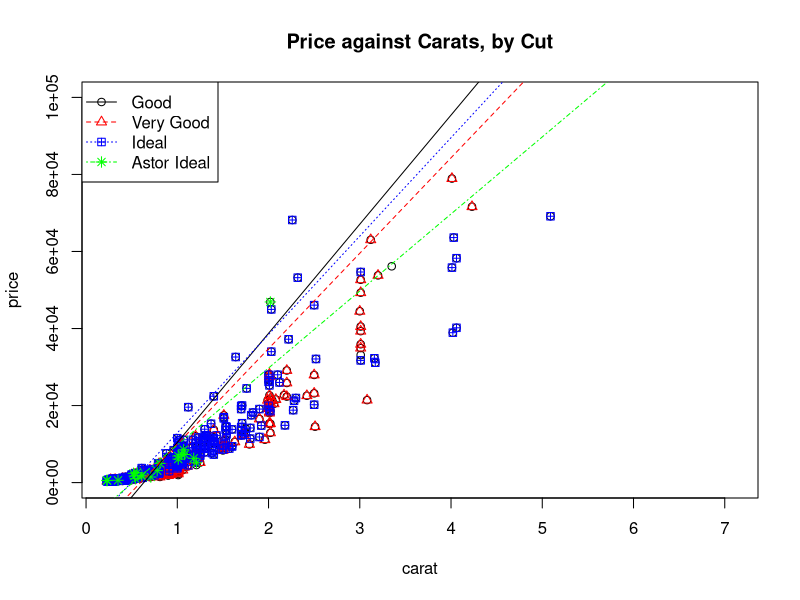
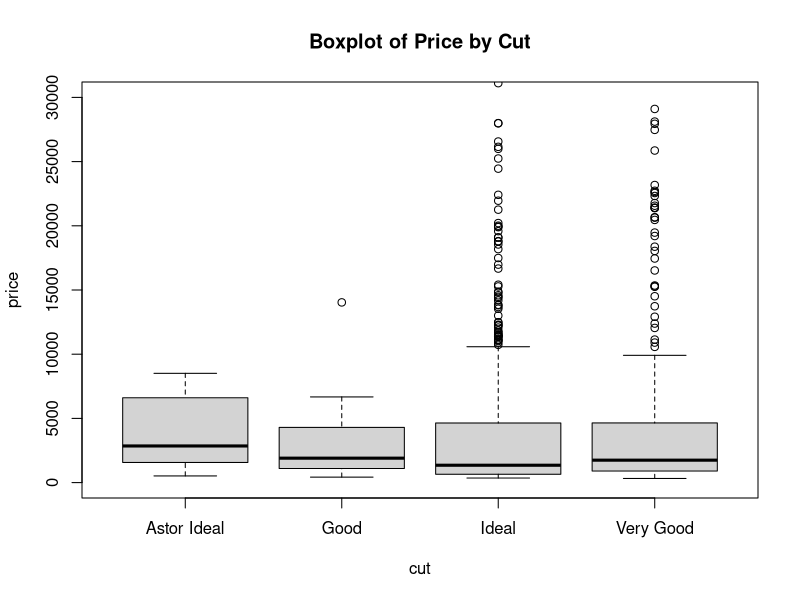
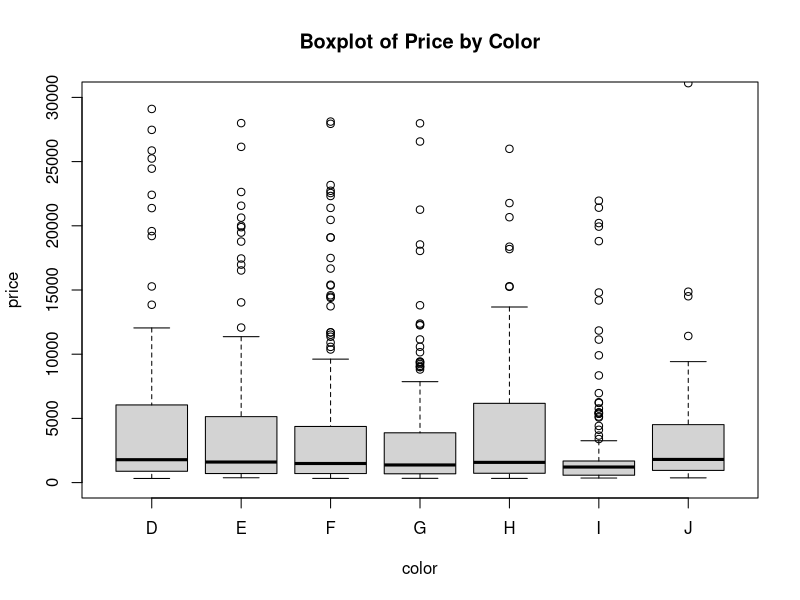
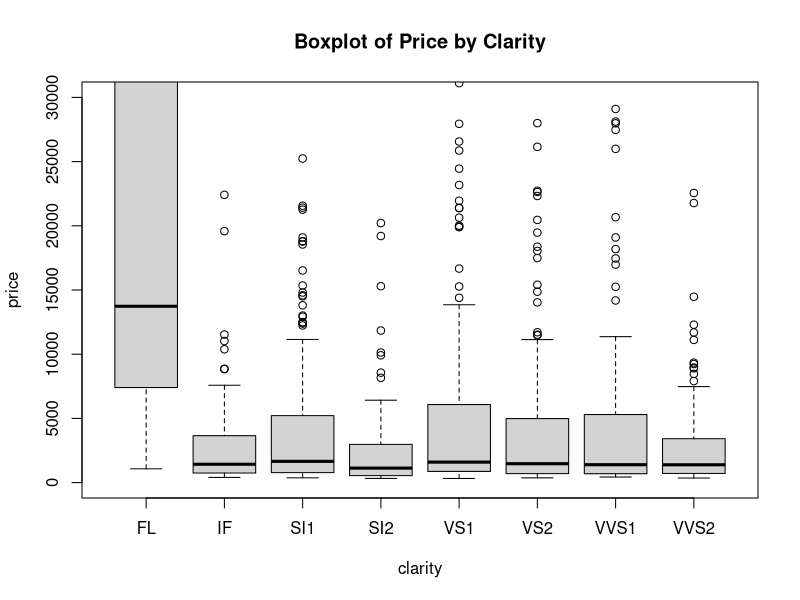
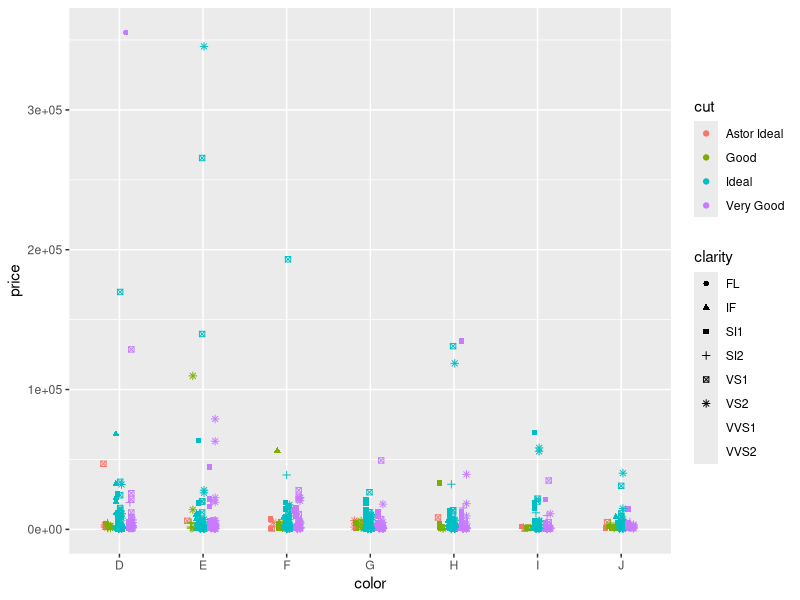
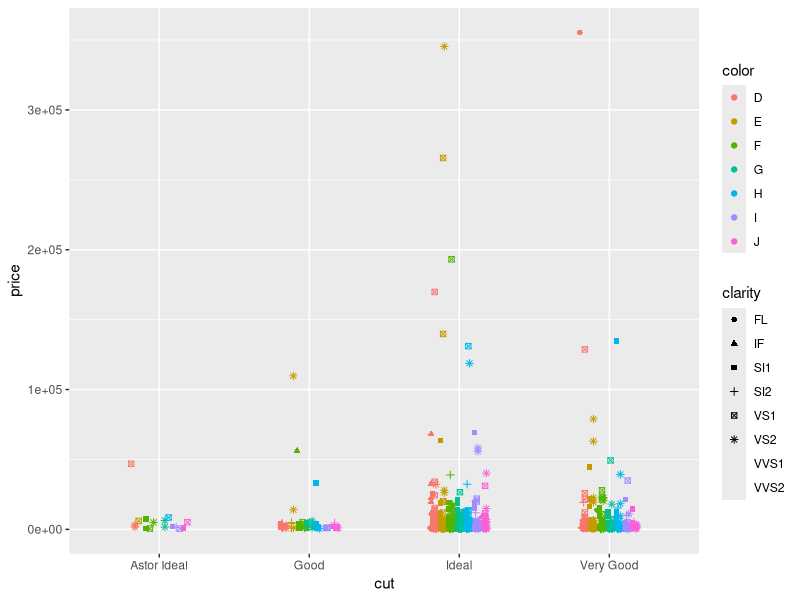

Reproduce these figures in R, in order.
## ---- chunk 1
knitr::opts_chunk$set(echo = TRUE)
library(ggplot2)
## ---- chunk 2
setwd("C:/Users/newma/Data_v1/stat6021/project1")
data <- read.csv("diamonds4.csv", header=TRUE)
attach(data)
names(data)
str(data)
## ---- chunk 3
#Break the data into by cut
d1_cut<-subset(data,cut=="Good") 
d2_cut<-subset(data,cut=="Very Good") 
d3_cut<-subset(data,cut=="Ideal")
d4_cut<-subset(data,cut=="Astor Ideal")
## ---- chunk 4
##fit 3 separate regressions, one for each region
reg1_cut<-lm(price~carat,data=d1_cut)
reg2_cut<-lm(price~carat,data=d2_cut)
reg3_cut<-lm(price~carat,data=d3_cut)
reg4_cut<-lm(price~carat,data=d4_cut)
## ---- chunk 5
par(mfrow=c(1,1))
#plot(price~clarity, main = "Price against Clarity")
#plot(price~color, main="Price against Color")
#plot(price~carat, main="Price against Cut")
plot(carat,price, main="Price against Carats, by Cut", ylim=c(0,100000))
points(d2_cut$carat,d2_cut$price, pch=2, col="red") 
points(d3_cut$carat,d3_cut$price, pch=12, col="blue")
points(d4_cut$carat,d4_cut$price, pch=8, col="green")
abline(reg1_cut,lty=1)
abline(reg2_cut,lty=2, col="red") 
abline(reg3_cut,lty=3, col="blue")
abline(reg4_cut,lty=4, col="green")
legend("topleft", c("Good","Very Good","Ideal", "Astor Ideal"), lty=c(1,2,3,4), pch=c(1,2,12,8), col=c("black","red","blue", "green")) 
## ---- chunk 6
boxplot(price~cut, , ylim=c(0,30000), main="Boxplot of Price by Cut")
## ---- chunk 7
boxplot(price~color, , ylim=c(0,30000), main="Boxplot of Price by Color")
## ---- chunk 8
boxplot(price~clarity, ylim=c(0,30000), main="Boxplot of Price by Clarity")
## ---- chunk 9
ggplot(data, aes(x = color, y = price, color = cut, shape = clarity)) + 
    geom_point(position = position_dodge(width = 0.4))
## ---- chunk 10
ggplot(data, aes(x = cut, y = price, color = color, shape = clarity)) + 
    geom_point(position = position_dodge(width = 0.4))
